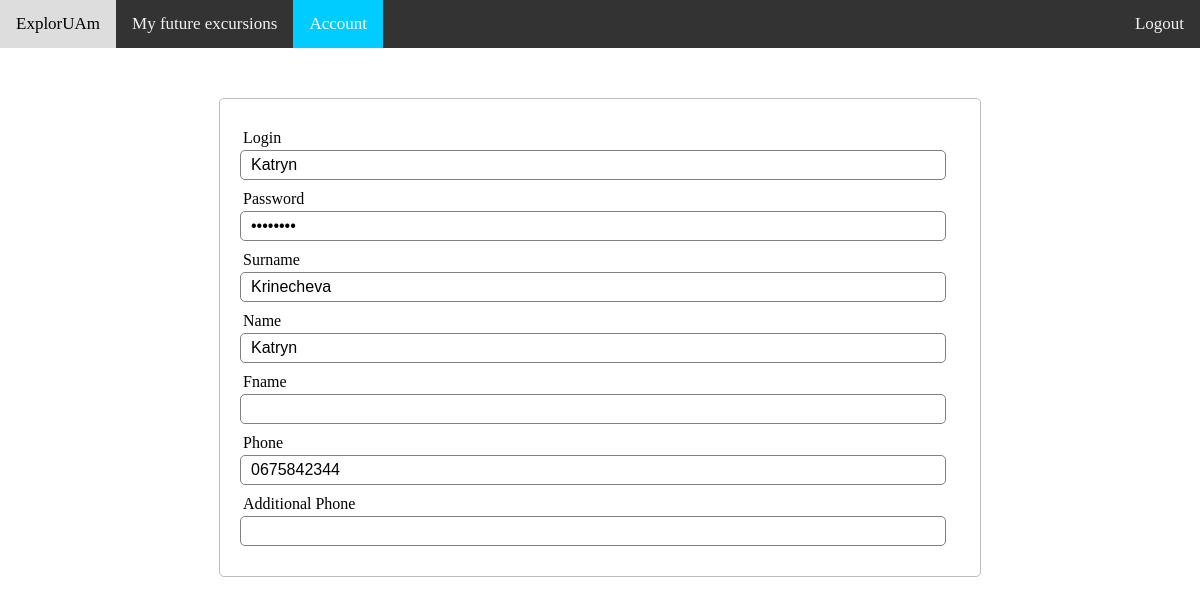
Screenshot of /guide_view/guide_info.php (signed in) with the database file from the repository.
### tables this page shows
CREATE TABLE IF NOT EXISTS `guides` (
  `tab_number` int(11) NOT NULL AUTO_INCREMENT,
  `g_login` varchar(32) NOT NULL,
  `g_password` varchar(500) NOT NULL,
  `g_usertype` varchar(5) NOT NULL,
  `g_surname` varchar(30) NOT NULL,
  `g_name` varchar(30) NOT NULL,
  `g_fname` varchar(30) DEFAULT NULL,
  `g_phone` char(10) NOT NULL,
  `g_anoth_phone` char(10) DEFAULT NULL,
  PRIMARY KEY (`tab_number`)
);

### guide_view/guide_info.php (the view, shortened to what this page needs)
<?php
  require_once "../config.php";
  if (!isset($_SESSION['username'])) {
    $_SESSION['msg'] = "You must log in first";
    echo "LOG IN FIRST";
    header('location:../login.php');
  }else{
      $username = $_SESSION['username'];
      $sql = mysqli_query($link, "SELECT * FROM guides WHERE g_login='$username'");
      while ($n = mysqli_fetch_array($sql)){
      $g_login= $n['g_login'];
      $g_password= $n['g_password'];
      $g_surname= $n['g_surname'];
      $g_name= $n['g_name'];
      $g_fname= $n['g_fname'];
      $g_phone= $n['g_phone'];
      $g_anoth_phone= $n['g_anoth_phone'];
    }
  }
?>
<html>
<head>
<link rel="stylesheet" href="guidestyle.css">
</head>
<body>
<div class="topnav"> <a class="hover">ExplorUAm</a>
  <a href="future_excurs.php">My future excursions</a>
  <a class="active" href="guide_info.php">Account</a>
  <a href="../logout.php" style="float:right"> Logout </a>
</div>
<form method="post" action="guide_info.php">
    <div class="input-group">
      <label>Login</label>
      <input type="text" name="login" value="<?php echo $g_login; ?>" readonly>
    </div>
    <div class="input-group">
      <label>Password</label>
      <input type="password" name="password" value="<?php echo $g_password; ?>" readonly>
    </div>
    <div class="input-group">
      <label>Surname</label>
      <input type="text" name="surname"value="<?php echo $g_surname; ?>" readonly>
    </div>
    <div class="input-group">
      <label>Name</label>
      <input type="text" name="name" value="<?php echo $g_name; ?>" readonly>
    </div>
    <div class="input-group">
      <label>Fname</label>
      <input type="text" name="fname" value="<?php echo $g_fname; ?>" readonly>
    </div>
    <div class="input-group">
      <label>Phone</label>
      <input type="text" name="phone" value="<?php echo $g_phone; ?>" readonly>
    </div>
    <div class="input-group">
      <label>Additional Phone</label>
      <input type="text" name="anoth_phone" value="<?php echo $g_anoth_phone; ?>" readonly>
    </div>
  </form>
</body>
</html>

### guide_view/guidestyle.css (style rules this page uses)
body { margin: 0; }
.topnav { overflow: hidden; background-color: #333; }
.topnav a { float: left; color: #f2f2f2; text-align: center; padding: 14px 16px; text-decoration: none; font-size: 17px; }
.topnav a.hover { background-color: #ddd; color: black; }
.topnav a.active { background-color: #00CCFF; color: white; }
form { width: 60%; margin: 50px auto; text-align: left; padding: 20px; border: 1px solid #bbbbbb; border-radius: 5px; }
.input-group { margin: 10px 0px 10px 0px; }
.input-group label { display: block; text-align: left; margin: 3px; }
.input-group input { height: 30px; width: 98%; padding: 5px 10px; font-size: 16px; border-radius: 5px; border: 1px solid gray; }

### rows the page displays
guides: login "Katryn", name "Katryn", phone "0675842344"
